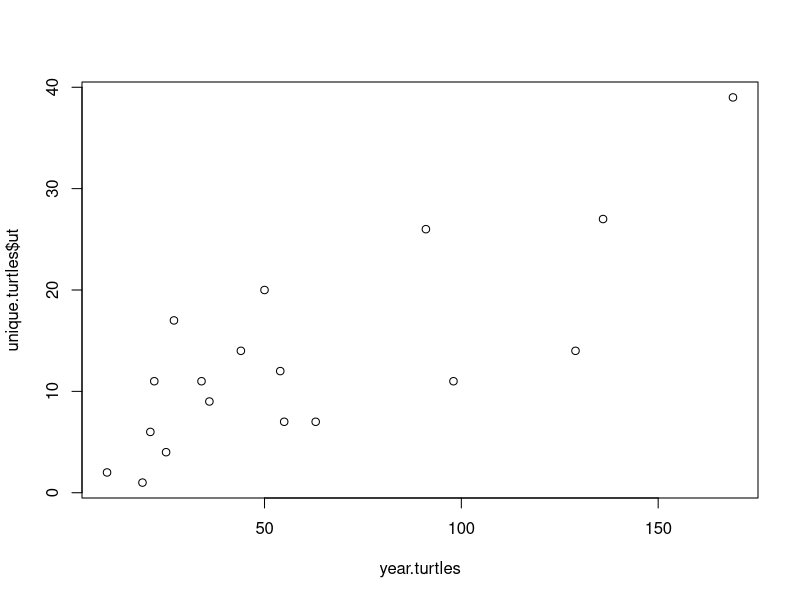

R code for this plot: (Note: this script raises an error after producing the figure.)
#libraries
library(dplyr)
library(boot)

## Turtle monitoring analysis
tdata <- read.csv("TurtleData.csv",header=T,sep=",")
tdata$AgeAtCapture <- as.numeric(as.character(tdata$AgeAtCapture))

#filter the data
length(which(tdata$effort<0)) #how many we are getting rid of
tdata <- filter(tdata,effort>0) # filter negative efforts


unique.turtles <- as.data.frame(tdata%>%group_by(year)%>%summarise(ut=length(unique(turtleid[!is.na(turtleid)])))%>%ungroup())
unique.turtles 
year.turtles <- as.vector(table(tdata$year))


activity.year <- as.data.frame(tdata%>%group_by(year,activity)%>%summarise(sum(!is.na(turtleid)))%>%ungroup())
filter(activity.year,activity=="Radio Tracking")
filter(activity.year,activity=="Visual Survey")


plot(unique.turtles$ut~year.turtles)


#Unique turtle IDS   
# we want a effort ID which corresponds to a unique turtle monitoring event
# here we consider the fact that only one section will be observed on a given day
# therefore the combination of the effortid (tag for the day of sampling) and section
# will be unique with the addition of start time ... 

tdata$event <- paste(as.character(tdata$effortid),tdata$section,tdata$timestart,sep="_")

simulationdata <- as.data.frame(tdata%>%group_by(event)%>%summarise(effort=unique(effort),numturtles=sum(!is.na(turtleid)))%>%ungroup())

simulationdata$bin <- as.character(cut(simulationdata$effort,c(seq(0,180,20),max(simulationdata$effort)),right=T)) #10 mintues
simulationdata$samp <- apply(simulationdata,1,FUN = function(x){as.numeric(gsub("]","",unlist(strsplit(x[4],","))[2]))})
simulationdata[which(simulationdata$samp==max(simulationdata$samp)),"samp"] <- "180+" #change to 3+ hour label
simulationdata$samp <- factor(simulationdata$samp,levels=c(seq(20,180,20),"180+")) #set the order

nsamp <- c(5,10,15,20,25,30)

rdata <- NULL
for(i in 1:1000){
  for (j in nsamp){

resamp <- as.data.frame(simulationdata %>% group_by(samp) %>% sample_n(.,j,replace=TRUE) 
                        %>% summarise(numturtles=mean(numturtles,na.rm=T)))[,2]

    temp <- data.frame(n=j,resamp=resamp)
    rdata <- rbind(rdata,temp)
  }
}

simdata=data.frame(effort=rep(c(seq(20,180,20),"180+"),1000*length(nsamp)),nsamp=rdata$n,meanturtles=rdata$resamp)

ave.numturtles <- as.data.frame(simdata%>%group_by(effort,nsamp)%>%
                                  summarise(mean=mean(meanturtles),sd=sd(meanturtles))%>%
                                  ungroup())
#set plot levels
simdata$effort=factor(simdata$effort,levels=c(seq(20,180,20),"180+"))
ave.numturtles$effort=factor(ave.numturtles$effort,levels=c(seq(20,180,20),"180+"))


p1=ggplot(simdata,aes(x=effort,y=meanturtles))+geom_boxplot()+theme_bw()+
  labs(x="Sample time",y="# of unique turtles")+facet_wrap(~nsamp,nrow=3);p1

p2=ggplot(ave.numturtles,aes(x=effort,y=mean,group=1))+geom_point()+geom_errorbar(aes(ymin=mean-sd,ymax=mean+sd))+
  geom_line()+theme_bw()+labs(x="Sample time",y="Mean # of unique turtles")+facet_wrap(~nsamp,nrow=3);p2


### Effort to grab new turles ----
tdata$AgeAtCapture=as.character(tdata$AgeAtCapture)

#we want 19+ yr old turtles so we can use all with some degree of reason given time sampled 1996-2015
turtle.data=tdata[-which(tdata$AgeAtCapture==""),]
#percent we are tossing out
length(which(turtle.data$AgeAtCapture %in% as.character(c(1:18))))/nrow(turtle.data)*100

turtle.data <- tdata[-which(tdata$AgeAtCapture=="" | tdata$AgeAtCapture %in% as.character(c(1:18))),] #19 + turtles

number.unique <- length(unique(turtle.data$turtleid));number.unique







